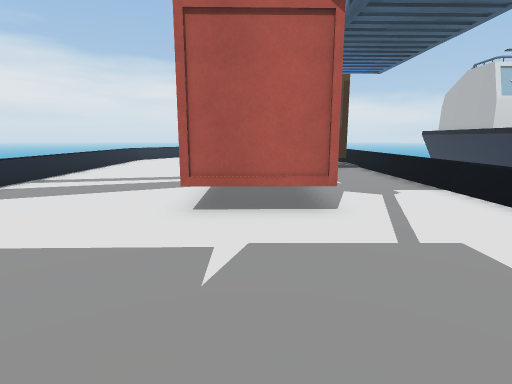
[1] (above)

16 first-person views from a walk through a scene from a Unity 3-D project. The camera is 1.3 m above the floor, tilts 10° down and sees 80° across. The floor is counted in squares, 1 m on a side. Each view is taken from the middle of a square. On the plan, view 1 faces up. The plan holds only what a view shows up to about 14 squares ahead; the rest is blank. The place goes on beyond the plan. The player is left out. Some surface patterns are stand-ins.

[2]
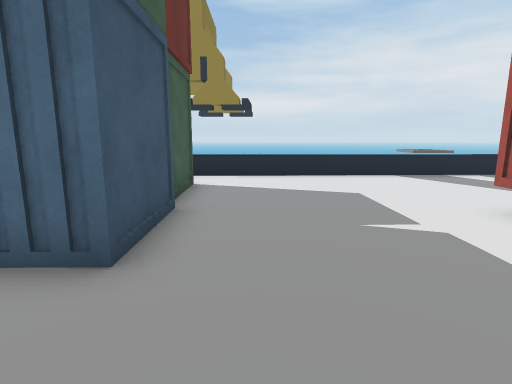

[3]
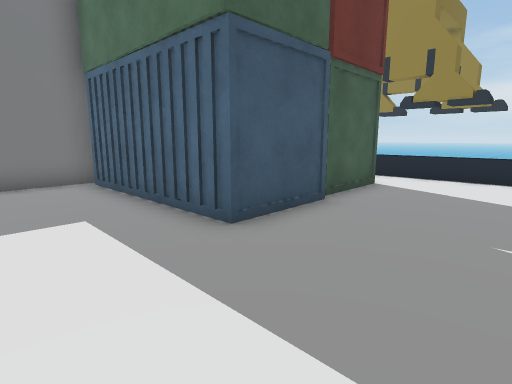

[4]
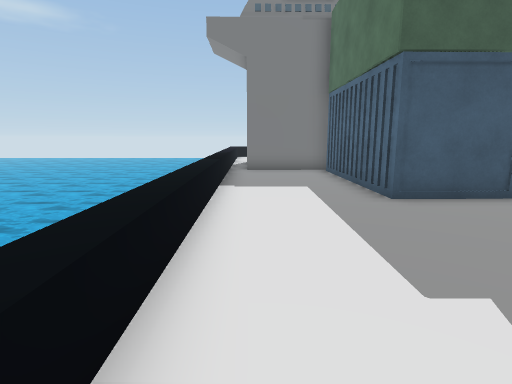

[5]
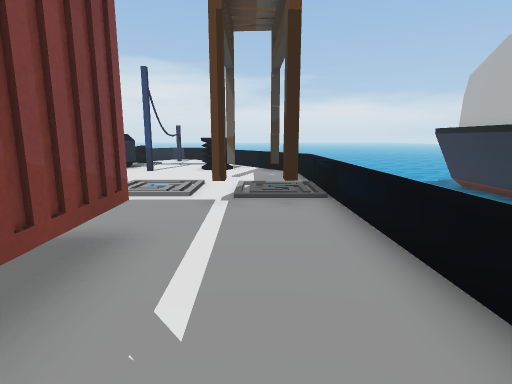

[6]
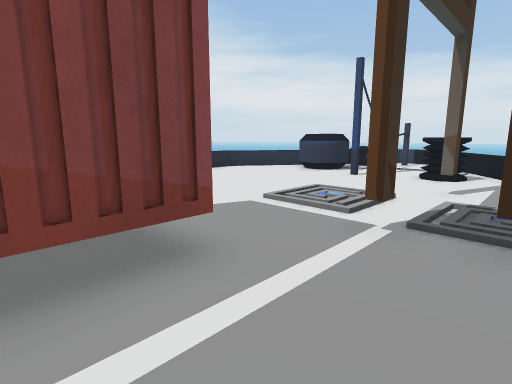

[7]
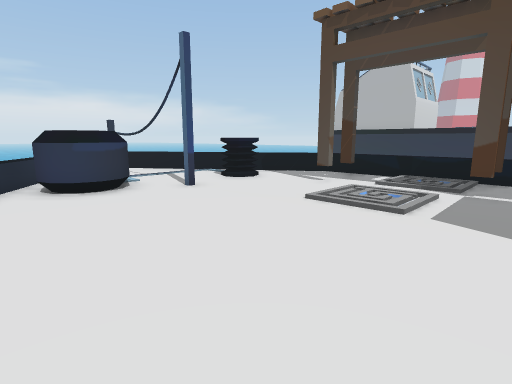

[8]
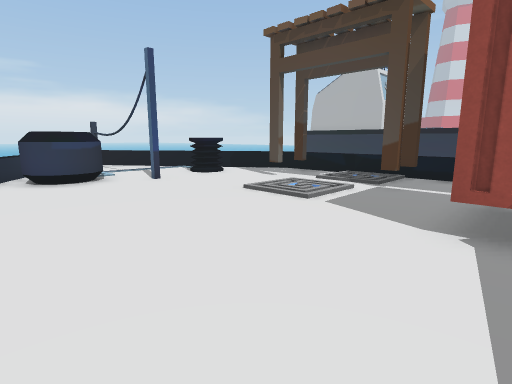

[9]
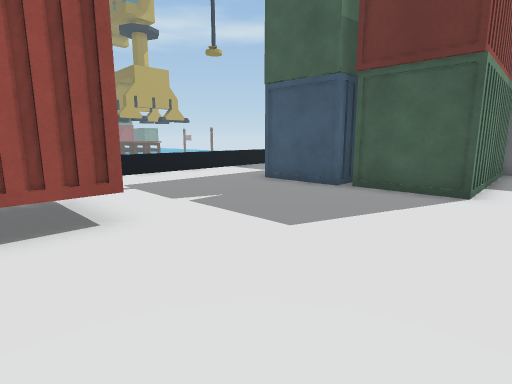

[10]
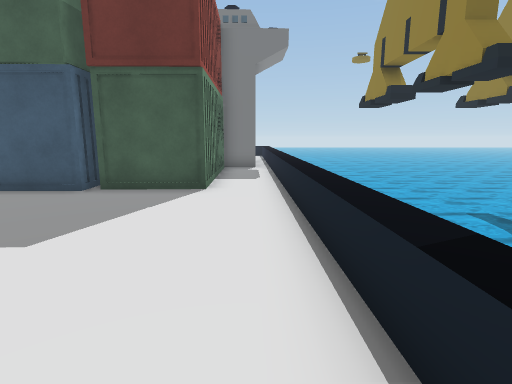

[11]
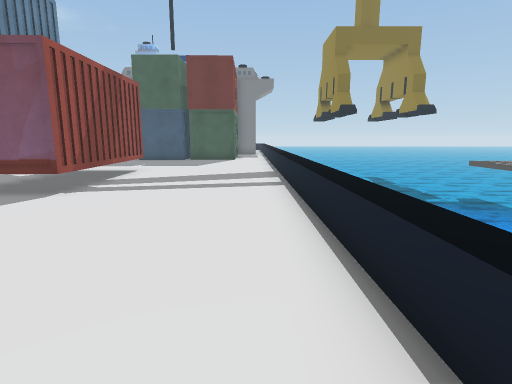

[12]
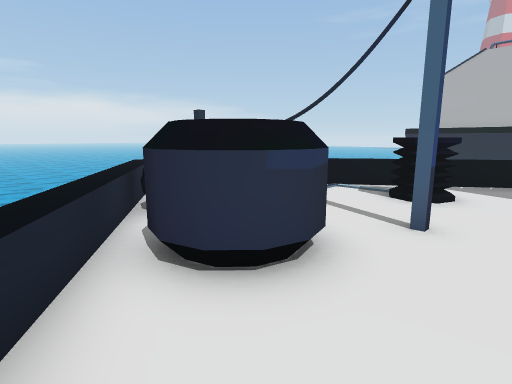

[13]
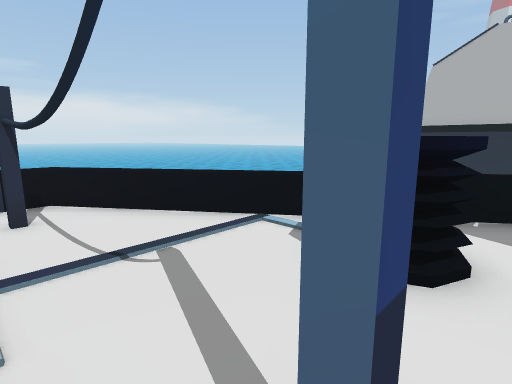

[14]
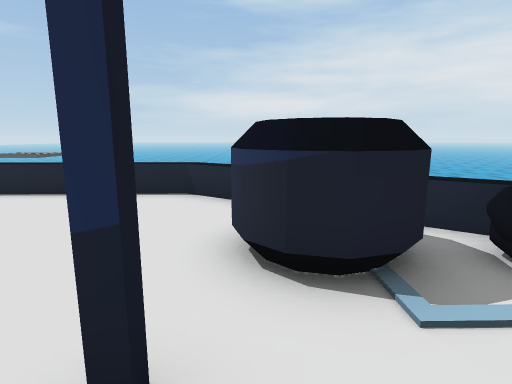

[15]
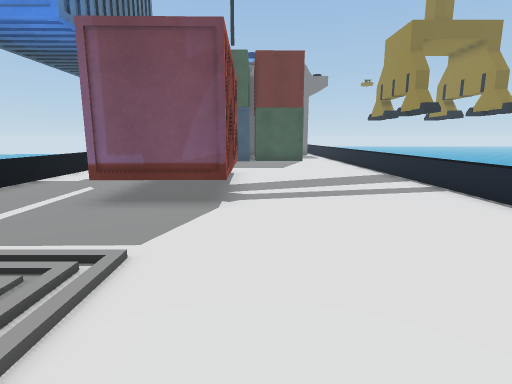

[16]
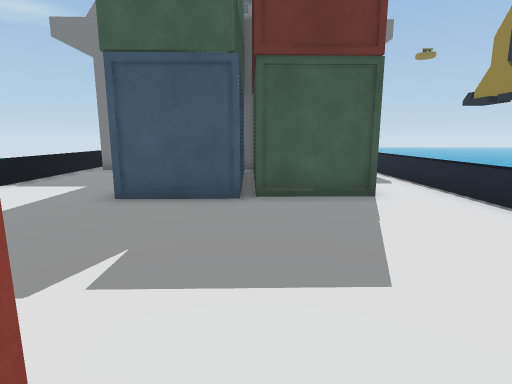

### Floor plan
Key: @ floor where view 1 was taken; # wall or solid block; . floor; = window, fence, low wall or low ledge; ≈ water the walk keeps out of; ^ raised ledge; v drop or lower ground; C container; O other object.
Columns run from 7 left of view 1 to 5 right of it. Each row starts with its distance up from view 1.
 26     ≈^^=
 25     ^ #=≈
 24    ==##.=
 23   ≈=^ #.==
 22  ≈^####..==
 21  =### ..^=^
 20  =.##...^^=^
 19 =.....#....=^
 18 =...........^
 17 =........O..^
 16 =...........^
 15 =...........v
 14 =...........=
 13 =........O.O=
 12 =...........=
 11 =.....CC ...=
 10 ^.....   ...=
  9 ^.....   ...=
  8 ^.....   ...=
  7 ^.....C  ...=
  6 ^.....C  ...=
  5 ^.....CCC...^
  4 =...........^
  3 =...........^
  2 =...........^
  1 =...........^
  0 =......@....^
 -1 =.CCCCCCC...=
 -2 =.C  C  C...=
 -3 =.C  C  C...=
 -4 =.C  C  C...=
 -5 =.C  C  C...=
 -6 ^.C  C  C...=
 -7 ^##  #  ####=
 -8            #=

Positions as (right, up) in squares from view 1, and headings:
1: (0, 0), facing up
2: (4, 1), facing left
3: (4, 3), facing down-left
4: (4, 6), facing down
5: (3, 7), facing up
6: (4, 9), facing up-left
7: (-6, 12), facing up-right
8: (-6, 10), facing up-right
9: (-6, 7), facing down-right
10: (-6, 7), facing down
11: (-6, 18), facing down
12: (-6, 18), facing up-right
13: (-2, 19), facing up-right
14: (0, 20), facing left
15: (-2, 17), facing down
16: (-2, 6), facing down
